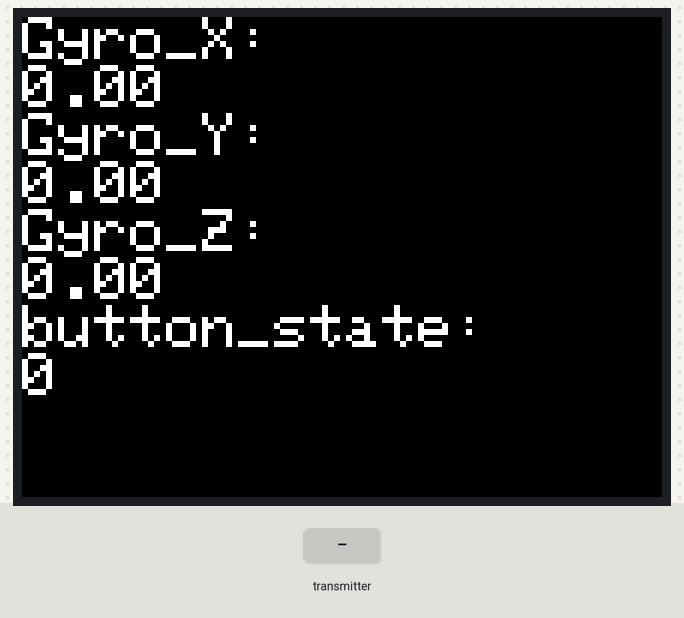
Bench run of a program on a simulated ESP32. Shown: 320×240 colour display. The test bench sets the inputs (shaded band). What the program prints to the serial monitor is not drawn.

Above: at 1.4 s.
1.5 s: the transmitter starts sending button_state = 1
At 2.5 s:
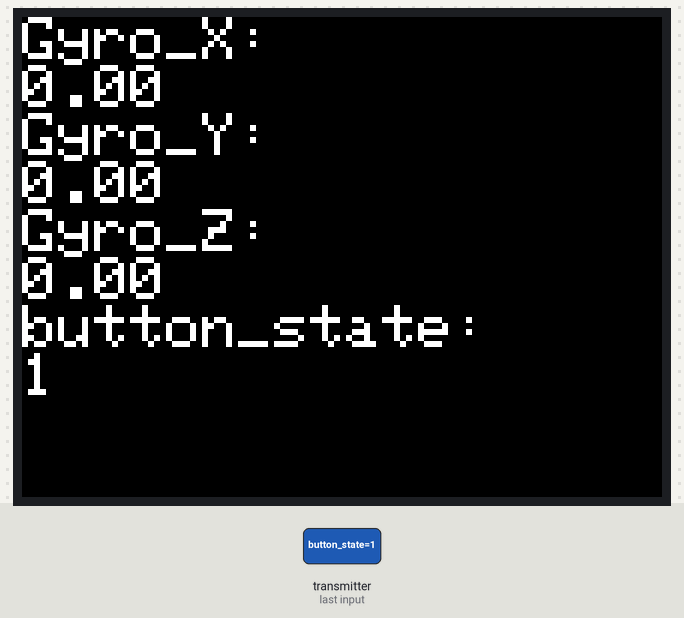
3.0 s: the transmitter starts sending gyroX = 25
At 3.4 s:
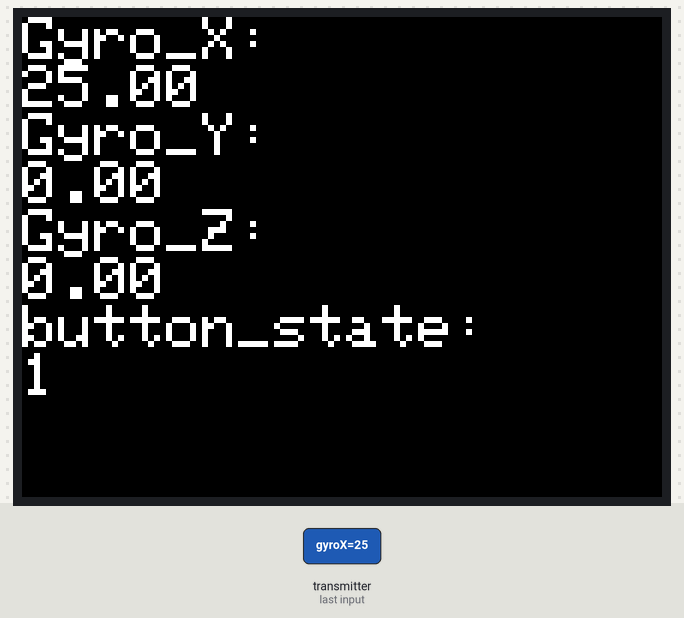
4.5 s: the transmitter starts sending gyroY = 25
At 5.5 s:
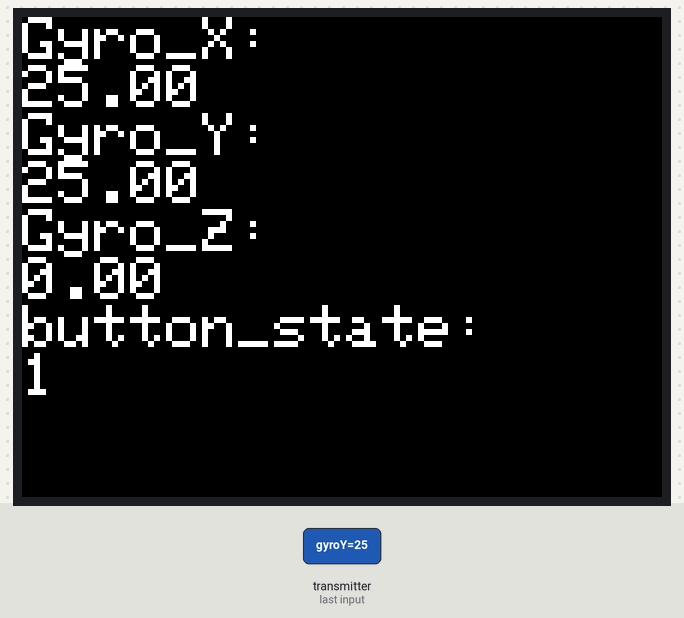
6.0 s: the transmitter starts sending gyroZ = 25
At 6.3 s:
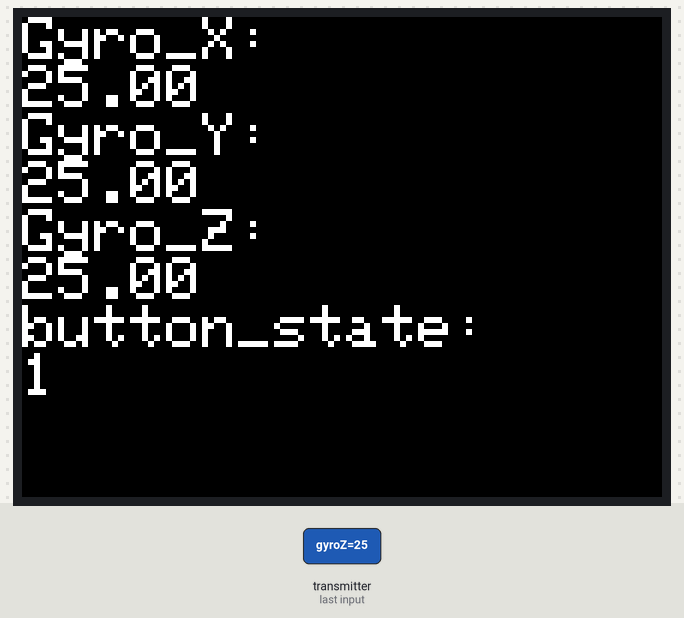
7.5 s: the transmitter starts sending button_state = 0
At 8.1 s:
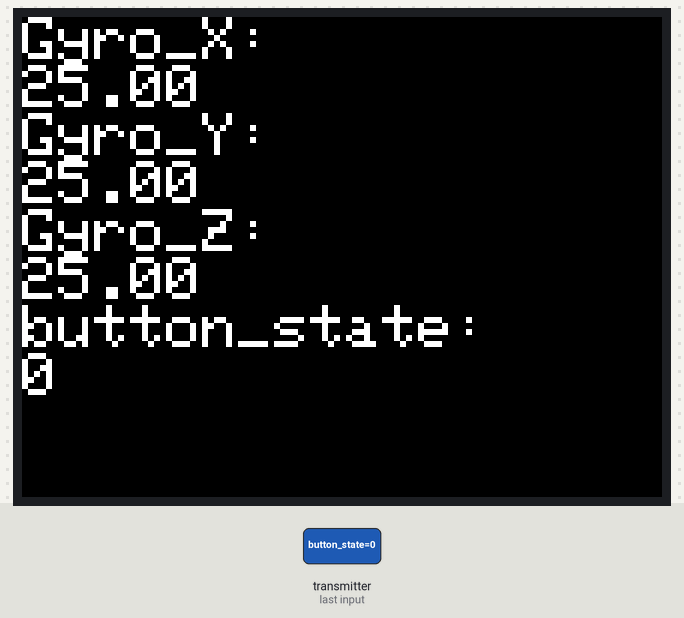
9.0 s: the transmitter starts sending gyroX = 0
At 10.0 s:
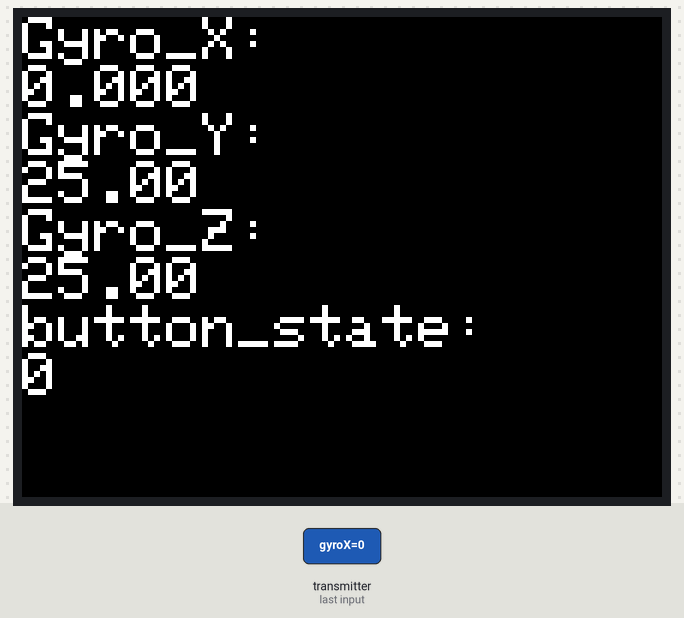
Timing chart, 0 to 11.5 s (numbered marks = the images above; inputs shaded):
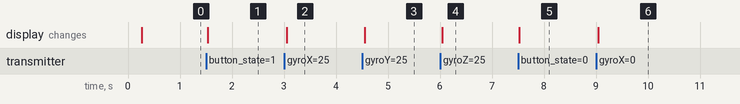

Measured:
- after the input at 1.5 s, the display: changes at once (image 1)
- after the input at 3.0 s, the display: changes after 0.06 s (image 2)
- after the input at 4.5 s, the display: changes after 0.05 s (image 3)
- after the input at 6.0 s, the display: changes at once (image 4)
- after the input at 7.5 s, the display: changes at once (image 5)
- after the input at 9.0 s, the display: changes after 0.05 s (image 6)

The program:

main.cpp
```cpp
//必要なものはこれだけ！
#include <M5Unified.h>
#include <WiFi.h>
#include <esp_now.h>
#include <esp_wifi.h>

// 送信側・受信側で共通の構造体を定義する
typedef struct PacketData {
  uint8_t sensor1;
  uint8_t sensor2;
  uint8_t sensor3;
  uint8_t button_state;
  float accX;
  float accY;
  float accZ;
  float gyroX;
  float gyroY;
  float gyroZ;
  float temp;
} PacketData;

// 受信データを格納するための構造体変数を作成
PacketData receivedData;

//受信時の割り込み関数を定義。ここはいつもこのままで良い。（*macには送信元のMACアドレス、incomingDataには送信されたデータ、lenにはそのデータの長さzの値が勝手に入る。この関数を、後でsetup関数内でデータ受信時に自動で呼び出される割り込み関数として登録することで機能する。）
void onReceive(const uint8_t *mac, const uint8_t *incomingData, int len) {
  if (len == sizeof(receivedData)) {  // 受信したデータはPacketData型の構造体を想定しているので、そのサイズと一致しているか念の為確認。
    memcpy(&receivedData, incomingData, sizeof(PacketData)); //受信したデータを構造体にコピーする。第一引数にコピー先の構造体変数のアドレス、第二引数にコピー元のデータのアドレス、第三引数にコピーするデータのサイズを指定する。
    //↑構造体変数receivedDataのアドレスに、受け取ったデータが格納されているアドレスが入っているポインタ「incomingdata」が指し示すデータを、指定のサイズ分コピーする。これでincomingdataが指しているデータの実体をreceivedDataにコピーすることができる。
    //構造体変数receivedDataに、受信したデータが格納された。以降これをつかう。
    //incomingDataはポインタである。
}
}

void setup() {
  // Serial.begin(115200);
  //M5stackを使う場合
  M5.begin();

  //ESP_NOWを使うにはこれが必要
  WiFi.mode(WIFI_STA);
  WiFi.disconnect();

  esp_wifi_set_channel(8, WIFI_SECOND_CHAN_NONE);//ESPNOWで使用するWiFiのチャンネルを設定する。送信側の「peerInfo.channel = 8;」と合わせる必要がある（８は例）。（近いチャンネル（８だったら６や７）だと混信する可能性あり。）14チャンネルまで選べる

  if (esp_now_init() == ESP_OK) { //初期化がうまくいかなかったらリスタート。ここもそのままで良い。
    Serial.println("ESPNow Init Success!");
    M5.Lcd.println("ESPNow Init Success!");
  } else {
    Serial.println("ESPNow Init Failed!");
    M5.Lcd.println("ESPNow Init Failed!");
    delay(3000);
    ESP.restart();
  }

  esp_now_register_recv_cb(onReceive); //データ受信時の割り込み関数を登録する。これで、データを受信したときをトリガーに、割り込み関数のonReceive関数が呼ばれるようになる。ただ単にデータ受信時に呼び出されるコールバック関数を登録するのが「esp_now_register_recv_cb」の行うことではなく、上で定義したonReceiveと同じ引数をもつ関数を登録するものであるので、引数は（macアドレス, 受診したデータを格納しているアドレスを代入するポインタ, 受診したデータの長さ（何バイトか））でなければ登録がうまくいかない。

  //任意　ディスプレイつきM5製品の画面に文字を表示させるための設定
  M5.Lcd.fillScreen(BLACK);
  M5.Lcd.setCursor(0, 0);
  M5.Lcd.setTextSize(3);
  M5.Lcd.setTextColor(WHITE, BLACK);
}

void loop() {
  M5.Lcd.setCursor(0, 0); //M5の画面に表示される文字が毎回改行されて見えなくなるのを防ぐために、カーソルを毎回先頭に戻すことで同じ場所に上書き表示されるようにする
  M5.Lcd.println("Gyro_X:");
  M5.Lcd.println(receivedData.gyroX); //構造体変数receivedDataに、受け取ったデータをそのままコピーしたので、receivedData.sensor1のようにして構造体のメンバにアクセスすれば送信先と同じ変数名でそのまま使える！！
  M5.Lcd.println("Gyro_Y:");
  M5.Lcd.println(receivedData.gyroY);
  M5.Lcd.println("Gyro_Z:");
  M5.Lcd.println(receivedData.gyroZ);
  M5.Lcd.println("button_state:");
  M5.Lcd.println(receivedData.button_state);
}


///////////////////////////////////////////////////////////////
////////////////////MACアドレス確認用/////////////////////////////
///////////////////////////////////////////////////////////////
// #include <M5Unified.h>
// #include <WiFi.h>

// void setup() {
//   M5.begin();
//   Serial.begin(115200);
//   WiFi.mode(WIFI_STA);
//   WiFi.disconnect();
//   delay(100);


//   // MACアドレスを取得
//   uint8_t mac[6];
//   WiFi.macAddress(mac);
//   Serial.print("MAC Address: ");
//   for (int i = 0; i < 6; i++) {
//     Serial.printf("%02X", mac[i]);
//     if (i < 5) Serial.print(":");
//   }
//   Serial.println();
// }

// void loop() {
//   // 何もしない
// }
///////////////////////////////////////////////////////////////
////////////////////MACアドレス確認用/////////////////////////////
///////////////////////////////////////////////////////////////
```
